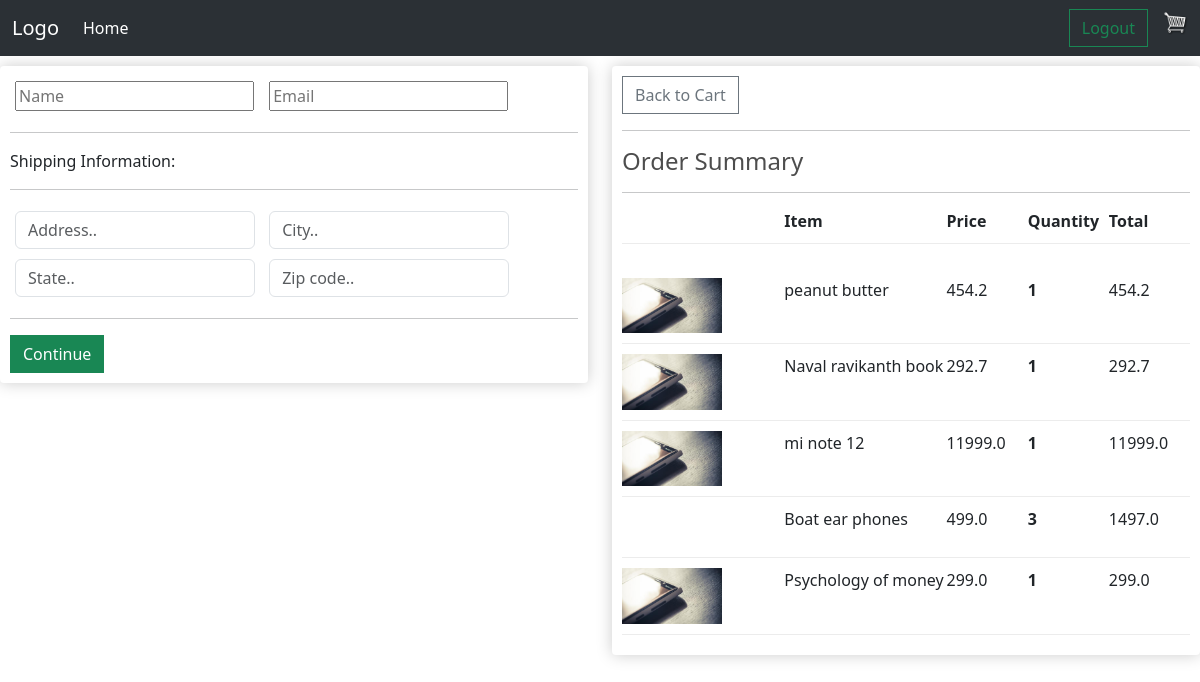
/checkout/ (signed in), run on an earlier commit of the app's database.
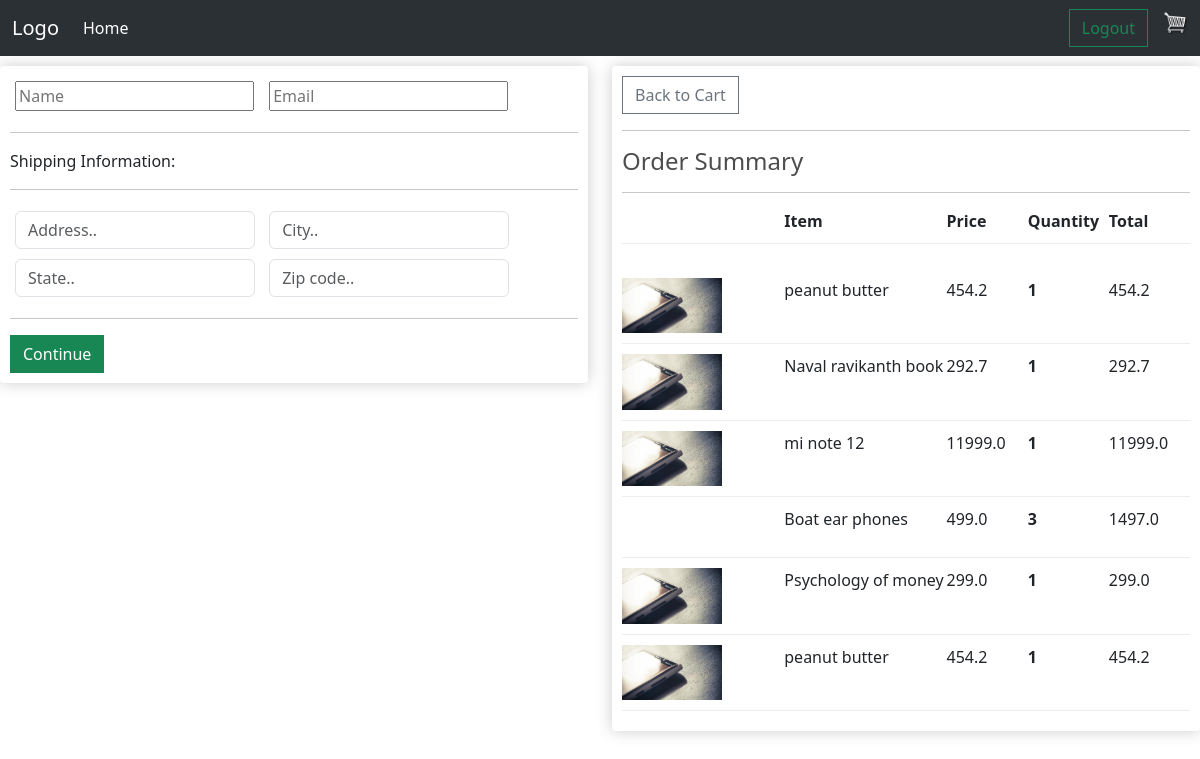
And on a later commit of the database.
### store/models.py (models this page shows, shortened)
class OrderItem(models.Model):
    product = models.ForeignKey(Product, on_delete=models.SET_NULL, null=True, blank=True)
    order = models.ForeignKey(Order, on_delete=models.SET_NULL, null=True, blank=True)
    quantity = models.IntegerField(default=0)
    date_added = models.DateTimeField(auto_now_add=True)
    @property
    def get_total(self):
        total = self.product.price * self.quantity
        return total

class Product(models.Model):
    name = models.CharField(max_length=20, null=True, blank=True)
    price = models.FloatField()
    digital = models.BooleanField(default=False)
    image = models.ImageField(null=True, blank=True)
    @property
    def imageURL(self):
        try:
            url = self.image.url
        except:
            url = ''
        return url

### store/views.py (the view)
# urls.py: path('checkout/', checkout, name='checkout'),
@login_required
def checkout(request):
    if request.user.is_authenticated:
        customer = request.user.customer
        order, created = Order.objects.get_or_create(customer=customer, complete=False)
        items = order.orderitem_set.all()
    else:
        items = []
    context = {'items': items, 'order': order}
    return render(request, 'store/checkout.html', context= context)

### store/templates/store/checkout.html
{% extends 'store/main.html' %}
{% block content %}
    <div class="row">
        <div class="col-lg-6">
            <div class="box-element">
                <form action="">
                    <div class="user-info">
                        <div class="form-field">
                            <input type="text" placeholder="Name">
                        </div>
                        <div class="form-field">
                            <input type="text" placeholder="Email" id="">
                        </div>
                    </div>
                    <div class="shipping-info">
                        <hr>
                        <p>Shipping Information:</p>
                        <hr>
                        <div class="form-field">
                            <input class="form-control" type="text" name="address" placeholder="Address..">
                        </div>
                        <div class="form-field">
                            <input class="form-control" type="text" name="city" placeholder="City..">
                        </div>
                        <div class="form-field">
                            <input class="form-control" type="text" name="state" placeholder="State..">
                        </div>
                        <div class="form-field">
                            <input class="form-control" type="text" name="zipcode" placeholder="Zip code..">
                        </div>
                    </div>
                    <hr>
                    <input type="submit" value="Continue" class="btn btn-success btn-block">
                </form>
            </div>
        </div>
        <div class="col-lg-6">
            <div class="box-element">
                <a href="{% url 'cart' %}" class="btn btn-outline-secondary">Back to Cart</a>
                <hr>
                <h4>Order Summary</h4>
                <hr>
                <div class="cart-row">
                    <div style="flex:2"></div>
                    <div style="flex:2"><strong>Item</strong></div>
                    <div style="flex:1"><strong>Price</strong></div>
                    <div style="flex:1"><strong>Quantity</strong></div>
                    <div style="flex:1"><strong>Total</strong></div>
                </div>
                <br>
                {% for item in items %}
                <div class="cart-row">
                    <div style="flex:2"><img class="row-image" src="{{item.product.imageURL}}"></div>
                    <div style="flex:2"><p>{{item.product.name}}</p></div>
                    <div style="flex:1"><p>{{item.product.price}}</p></div>
                    <div style="flex:1">
                        <p class="quantity">{{item.quantity}}</p>
                    </div>
                    <div style="flex:1"><p>{{item.get_total}}</p></div>
                </div>
                {% endfor %}
            </div>
        </div>
    </div>
{% endblock %}

What changed in the data, as far as the page shows it:
added OrderItem: product.imageURL (picture), product.name "peanut butter", product.price "454.2", quantity "1", get_total "454.2"
